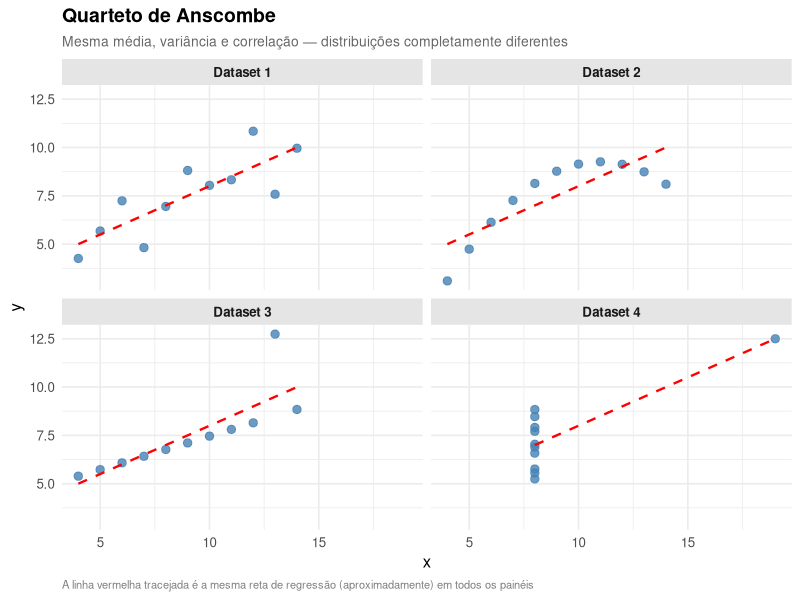
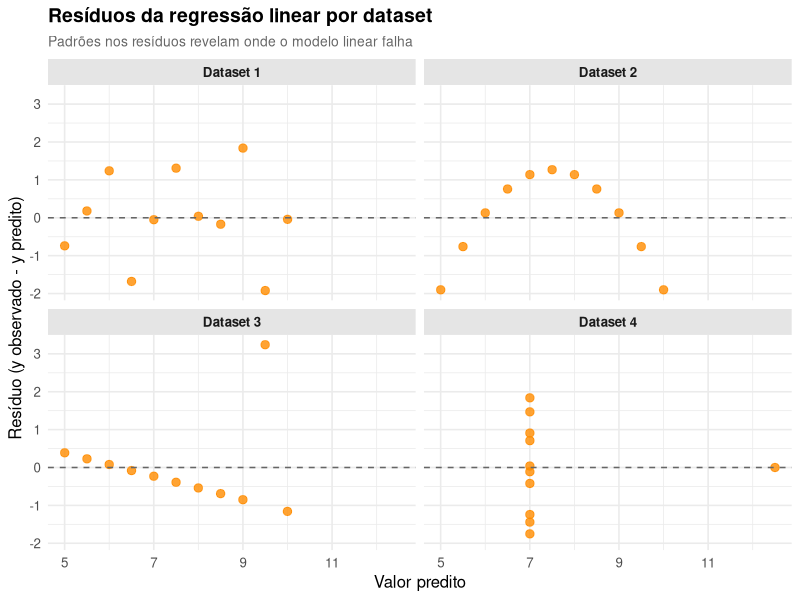

Write the R code that produced these figures, in order.
# ── Quarteto de Anscombe: estatísticas idênticas, distribuições diferentes ───
# O dataset 'anscombe' já vem embutido no R base, sem necessidade de instalar
# pacotes adicionais.

# Setup -------------------------------------------------------------------
rm(list =ls())

library(dplyr)
library(tidyr)
library(ggplot2)

# ── Carregar e inspecionar o dataset ─────────────────────────────────────────
data(anscombe)
print(anscombe)

# O dataset vem em formato "largo": x1,y1 / x2,y2 / x3,y3 / x4,y4
# Vamos reorganizar para formato "longo" (tidy) para facilitar o cálculo
# de estatísticas por grupo e a visualização com facet_wrap


anscombe_long <- anscombe %>%
  pivot_longer(
    cols = everything(),
    names_to  = c(".value", "dataset"),
    names_pattern = "(x|y)(\\d)"
  ) %>%
  mutate(dataset = paste("Dataset", dataset))

head(anscombe_long, 10)

# ── Calcular estatísticas descritivas por dataset ───────────────────────────
# Esta é a parte que comprova o ponto central do exemplo:
# media, variancia e correlacao sao IDENTICAS (ou quase) entre os 4 datasets

estatisticas <- anscombe_long %>%
  group_by(dataset) %>%
  summarise(
    n              = n(),
    media_x        = mean(x),
    media_y        = mean(y),
    variancia_x    = var(x),
    variancia_y    = var(y),
    correlacao_xy  = cor(x, y),
    .groups = "drop"
  ) %>%
  mutate(across(where(is.numeric) & !n, ~round(., 3)))

print(estatisticas)

# ── Ajustar regressão linear simples por dataset ────────────────────────────
# Outra demonstração: o coeficiente da regressão linear tambem e quase
# identico entre os 4 datasets, apesar das distribuicoes serem visualmente
# muito diferentes

modelos <- anscombe_long %>%
  group_by(dataset) %>%
  summarise(
    intercepto = coef(lm(y ~ x))[1],
    inclinacao = coef(lm(y ~ x))[2],
    r_quadrado = summary(lm(y ~ x))$r.squared,
    .groups = "drop"
  ) %>%
  mutate(across(where(is.numeric), ~round(., 3)))

print(modelos)

# ── Visualização: o ponto central do exemplo ────────────────────────────────
# Aqui fica evidente que, apesar das estatisticas serem praticamente
# identicas, os quatro datasets tem padroes completamente diferentes:
#
# Dataset 1: relacao linear "normal", com ruido tipico
# Dataset 2: relacao claramente nao-linear (curva), regressao linear e
#            inadequada apesar do bom encaixe estatistico
# Dataset 3: relacao linear quase perfeita, mas distorcida por UM outlier
# Dataset 4: a maioria dos pontos tem o mesmo valor de x; um unico ponto
#            com x diferente "cria" toda a correlacao observada

ggplot(anscombe_long, aes(x = x, y = y)) +
  geom_point(color = "steelblue", size = 2.5, alpha = 0.8) +
  geom_smooth(method = "lm", se = FALSE,
              color = "red", linewidth = 0.8, linetype = "dashed") +
  facet_wrap(~ dataset, nrow = 2) +
  labs(
    title    = "Quarteto de Anscombe",
    subtitle = "Mesma média, variância e correlação — distribuições completamente diferentes",
    x = "x",
    y = "y",
    caption = "A linha vermelha tracejada é a mesma reta de regressão (aproximadamente) em todos os painéis"
  ) +
  theme_minimal(base_size = 12) +
  theme(
    strip.background = element_rect(fill = "gray90", color = NA),
    strip.text       = element_text(face = "bold"),
    plot.title       = element_text(face = "bold", size = 14),
    plot.subtitle    = element_text(size = 10, color = "gray40"),
    plot.caption     = element_text(size = 8, color = "gray50", hjust = 0)
  )

# ── Tabela resumo formatada para slide/relatório ────────────────────────────
# Junta estatisticas descritivas e parametros da regressao numa unica tabela
# de comparacao, pronta para ser exibida

tabela_resumo <- estatisticas %>%
  left_join(modelos, by = "dataset") %>%
  select(dataset, media_x, media_y, variancia_x, variancia_y,
         correlacao_xy, inclinacao, intercepto, r_quadrado)

print(tabela_resumo)

# Versao formatada em texto, util para impressao no console em aula
cat("\n=== Resumo: estatisticas praticamente identicas entre os 4 datasets ===\n")
for (i in 1:nrow(tabela_resumo)) {
  cat(sprintf(
    "%-12s | media_x=%.2f media_y=%.2f var_x=%.2f var_y=%.2f cor=%.3f | y = %.2f + %.2fx (R2=%.3f)\n",
    tabela_resumo$dataset[i],
    tabela_resumo$media_x[i],
    tabela_resumo$media_y[i],
    tabela_resumo$variancia_x[i],
    tabela_resumo$variancia_y[i],
    tabela_resumo$correlacao_xy[i],
    tabela_resumo$intercepto[i],
    tabela_resumo$inclinacao[i],
    tabela_resumo$r_quadrado[i]
  ))
}

# ── Visualização adicional: residuos por dataset ────────────────────────────
# Reforça visualmente por que a regressao linear e adequada apenas
# para o Dataset 1. Padroes nos residuos revelam os problemas
# que a estatistica sumaria (R2, correlacao) nao capturava.

anscombe_long <- anscombe_long %>%
  group_by(dataset) %>%
  mutate(
    predito = predict(lm(y ~ x)),
    residuo = y - predito
  ) %>%
  ungroup()

ggplot(anscombe_long, aes(x = predito, y = residuo)) +
  geom_point(color = "darkorange", size = 2.5, alpha = 0.8) +
  geom_hline(yintercept = 0, color = "gray40", linetype = "dashed") +
  facet_wrap(~ dataset, nrow = 2) +
  labs(
    title    = "Resíduos da regressão linear por dataset",
    subtitle = "Padrões nos resíduos revelam onde o modelo linear falha",
    x = "Valor predito",
    y = "Resíduo (y observado - y predito)"
  ) +
  theme_minimal(base_size = 12) +
  theme(
    strip.background = element_rect(fill = "gray90", color = NA),
    strip.text       = element_text(face = "bold"),
    plot.title        = element_text(face = "bold", size = 14),
    plot.subtitle     = element_text(size = 10, color = "gray40")
  )
